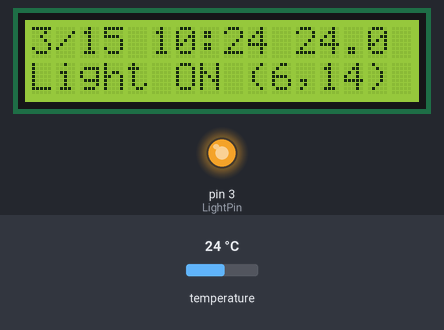
The sketch below on a simulated Arduino Uno, built with avr-gcc and run on an emulated ATmega328P. Parts: 16×2 character LCD, output pins drawn as LEDs (lit = HIGH). The inputs (shaded band) are chosen by the test bench; at power-on: temperature 24 °C. The local clock reads 2024-03-15 10:24:30 at power-on unless the sketch sets it; what the sketch prints to the serial monitor is not drawn.

Above: at 1.2 s.
1.3 s: temperature set to 12 °C
At 11.0 s:
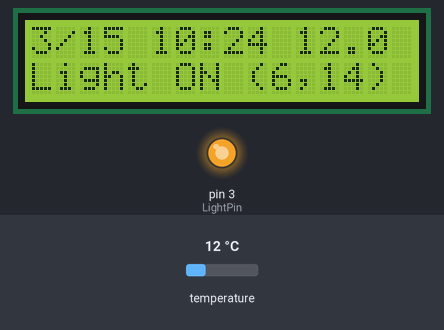
11.6 s: temperature set to 19 °C
At 21.6 s:
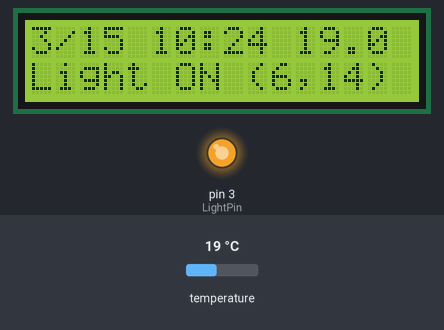
At 30.9 s:
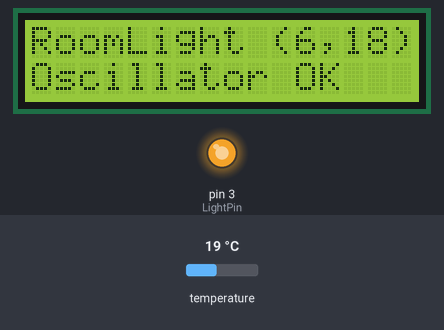
Timing chart, 0 to 32.4 s (numbered marks = the images above; inputs shaded):
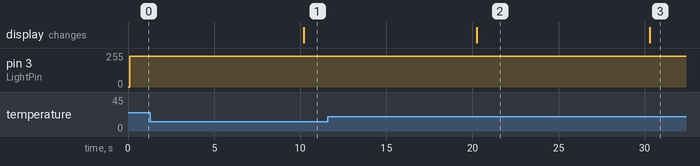

The sketch:

LCD_Clock_no_button.ino
```cpp
#include <DS3231.h>
#include <Wire.h>
#include <LiquidCrystal_PCF8574.h>

// set the LCD address to 0x27 for a 16 chars and 2 line display
LiquidCrystal_PCF8574 lcd(0x27);

// Initialize rtc
DS3231 Clock;
// RTC variables
bool Century=false;
bool PM;
bool h12;
byte nMonth, nDate, nHour, nMin, nSec;
float nTemp;

// Schedule varaibles
byte LightOn = 6;
byte LightOff = 14;
byte RoomLightOn = 6;
byte RoomLightOff = 18;

// Pin varaibles
byte LightPin = 3;
byte ButtonPin = 12;
byte LightPMW = 230; // 0 = On, 255 = Off;

// Display variables
byte Display2_switch = 10; // Switch to Display 2 if at the top X seconds of each minute

// Debug variables
float t0;

void setup() {
  // Start the I2C interface
  Wire.begin();

  // Initialize LCD.
  lcd.begin(16, 2); // initialize the lcd
  lcd.setBacklight(255);
  lcd.clear();
  lcd.setCursor(0, 0);
  lcd.print("Hello! Oh, it's");
  lcd.setCursor(0, 1);
  lcd.print("you again...");

  // Start the serial interface
  Serial.begin(9600);

  // Set up pins
  pinMode(LightPin, OUTPUT);
  pinMode(ButtonPin, INPUT);
}

void loop() {
  // Log cycle start time
  t0 = millis();

  // Get data from RTC
  nMonth = Clock.getMonth(Century);
  nDate = Clock.getDate();
  nHour = Clock.getHour(h12, PM);
  nMin = Clock.getMinute();
  nSec = Clock.getSecond();
  nTemp = Clock.getTemperature();

  // Serial
  // New line for serial
  Serial.println("");

  // Serial Date
  Serial.print(nMonth);
  Serial.print("/");
  Serial.print(nDate);
  Serial.print(" ");

  // Serial Time
  Serial.print(nHour);
  Serial.print(":");
  Serial.print(nMin);
  Serial.print(":");
  Serial.print(nSec);
  Serial.print(" ");

  // Serial Temperature
  Serial.println(nTemp,1);

  // Light on/off
  if (nHour >= LightOn && nHour< LightOff){
    // Light on
    Serial.print("Light ON (");
    Serial.print(LightOn);
    Serial.print(",");
    Serial.print(LightOff);
    Serial.println(")");
  }
  else{
    // Light off
    Serial.print("Light OFF (");
    Serial.print(LightOn);
    Serial.print(",");
    Serial.print(LightOff);
    Serial.println(")");
  }

  // Room info
  Serial.print("RoomLight (");
  Serial.print(RoomLightOn);
  Serial.print(",");
  Serial.print(RoomLightOff);
  Serial.println(")");

  // Osillator status
  if (Clock.oscillatorCheck()) {
    Serial.println("Oscillator OK");
  }
  else {
    Serial.println("Oscillator BAD");
  }

  // The actual light
  // Light on/off
  if (nHour >= LightOn && nHour< LightOff){
    analogWrite(LightPin, LightPMW);
  }
  else{
    analogWrite(LightPin, 255);
  }


  // LCD
  if (nSec > Display2_switch){
    // Display 1

    // LCD Date
    lcd.setCursor(0, 0);
    lcd.print(nMonth);
    lcd.print("/");
    lcd.print(nDate);
    lcd.print(" ");

    // LCD Time
    lcd.print(nHour);
    lcd.print(":");
    lcd.print(nMin);
    lcd.print(" ");

    // LCD temperature
    lcd.print(nTemp,1);
    lcd.print(" ");

    // Light on/off
    if (nHour >= LightOn && nHour< LightOff){
      // Light on
      // lcd
      lcd.setCursor(0, 1);
      lcd.print("Light ON (");
      lcd.print(LightOn);
      lcd.print(",");
      lcd.print(LightOff);
      lcd.print(") ");
    }
    else{
      // Light off
      // lcd
      lcd.setCursor(0, 1);
      lcd.print("Light OFF (");
      lcd.print(LightOn);
      lcd.print(",");
      lcd.print(LightOff);
      lcd.print(") ");
    }
  }
  else{
    // Display 2
    // Room program
    lcd.setCursor(0, 0);
    lcd.print("RoomLight (");
    lcd.print(RoomLightOn);
    lcd.print(",");
    lcd.print(RoomLightOff);
    lcd.print(")");

    // Oscillator status
    lcd.setCursor(0, 1);
    if (Clock.oscillatorCheck()) {
      lcd.print("Oscillator OK   ");
    }
    else {
      lcd.print("Oscillator BAD  ");
    }
  }


  // Adjust backlight to room light status
  if(nHour >= RoomLightOn && nHour< RoomLightOff){
    // Turn backlight on
    lcd.setBacklight(255);
  }
  else{
    // Turn backlight off, unless the button is being pushed
    if (digitalRead(ButtonPin) == HIGH){
      lcd.setBacklight(255);
      Serial.println("Button pushed.");
    }
    else{
      lcd.setBacklight(0);
    }

  }

  // Log cycle end time
  Serial.print("Arduino cycle time: ");
  Serial.print(millis() - t0);
  Serial.println(" ms.");

  delay(10000);
}
```

Measured:
- after the input at 1.3 s, the display: changes after 8.9 s (image 1)
- what the display in image 2 shows lasts 10.1 s, from 20.2 s to 30.3 s
